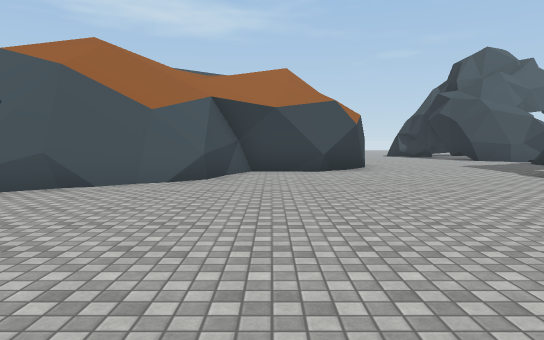
[1] (above)

24 first-person views from a walk through a scene from a Unity 3-D project. The camera is 1.4 m above the floor, tilts 4° down and sees 70° across. The floor is counted in squares, 2 m on a side. Each view is taken from the middle of a square. On the plan, view 1 faces up. The plan holds only what a view shows up to about 11 squares ahead; the rest is blank. The place goes on beyond the plan. Some surface patterns are stand-ins.

[2]
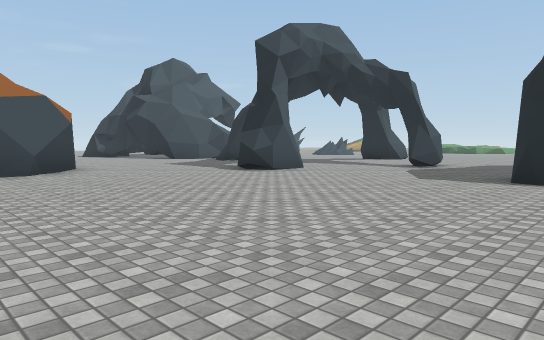

[3]
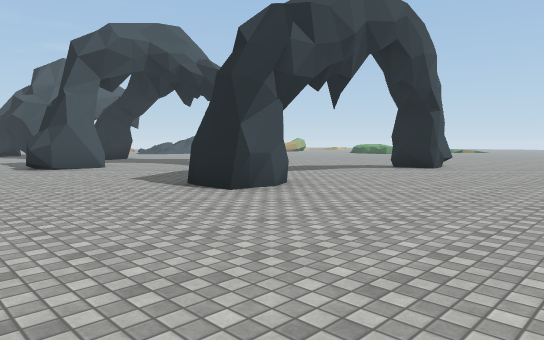

[4]
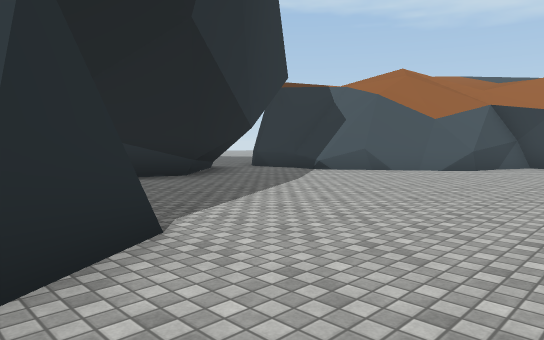

[5]
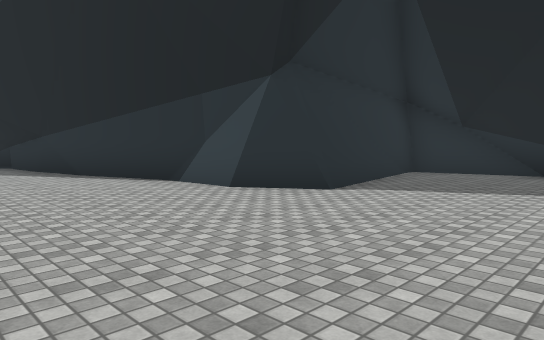

[6]
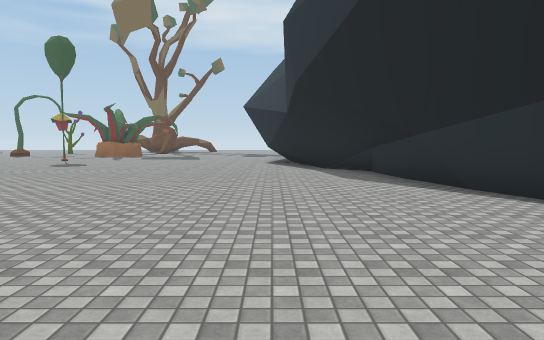

[7]
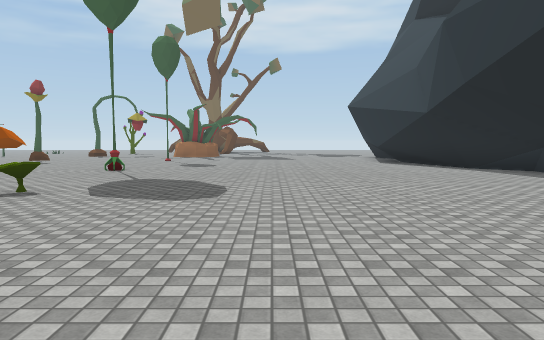

[8]
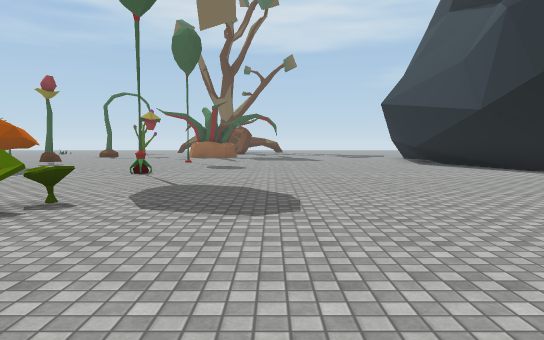

[9]
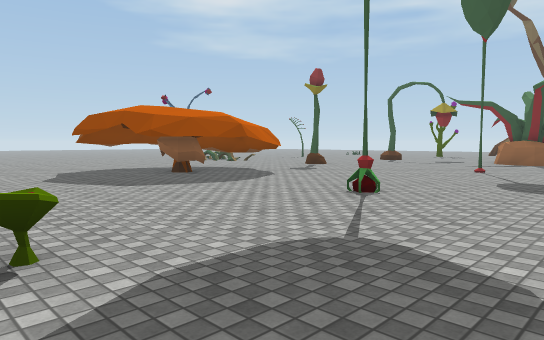

[10]
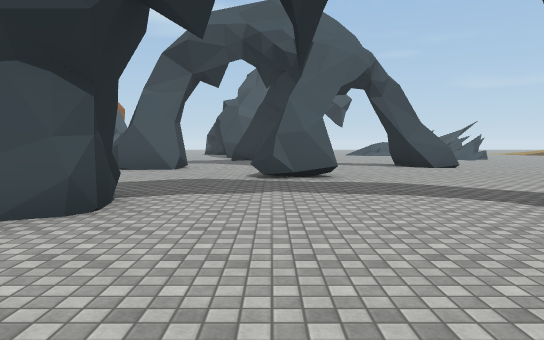

[11]
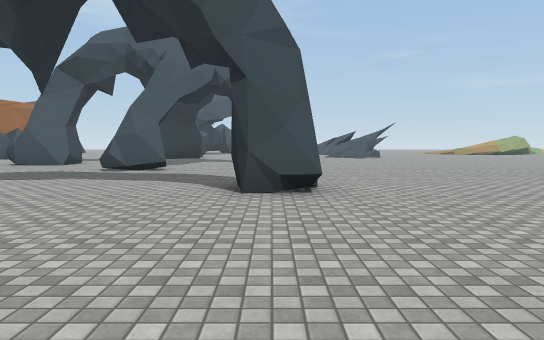

[12]
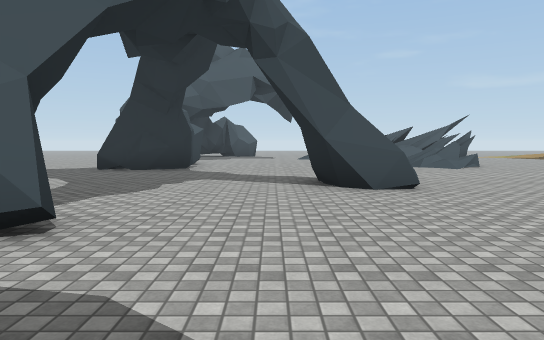

[13]
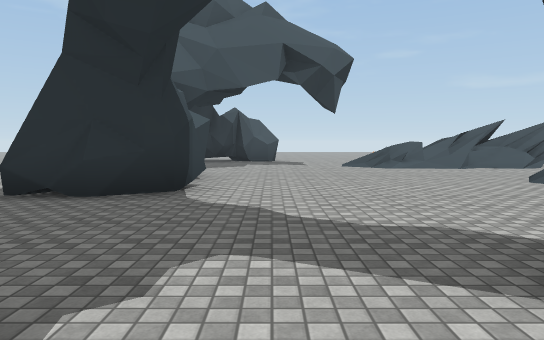

[14]
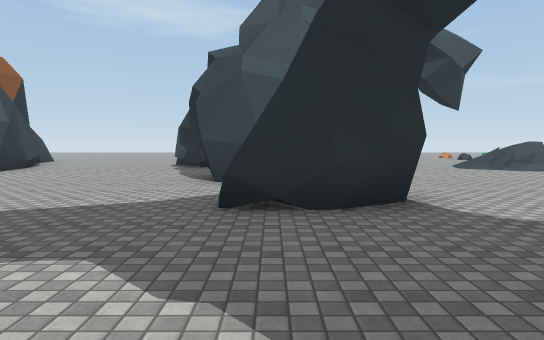

[15]
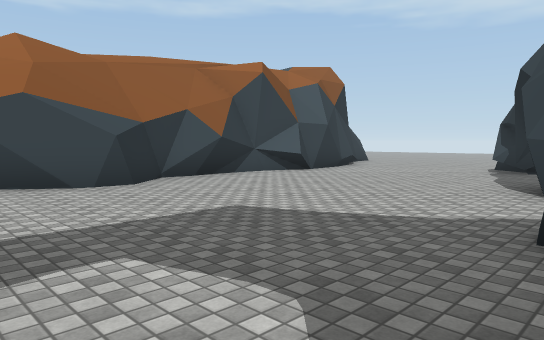

[16]
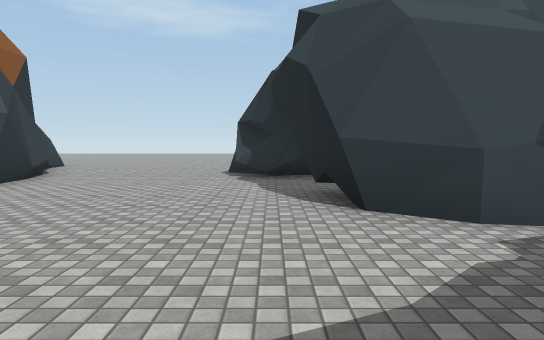

[17]
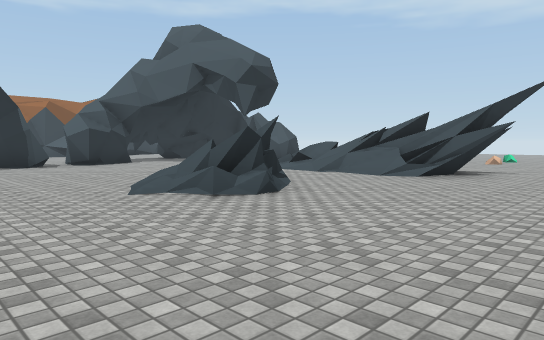

[18]
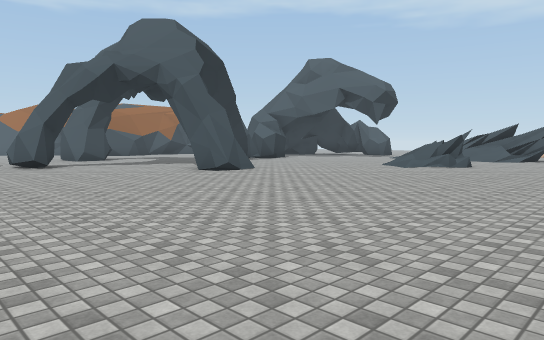

[19]
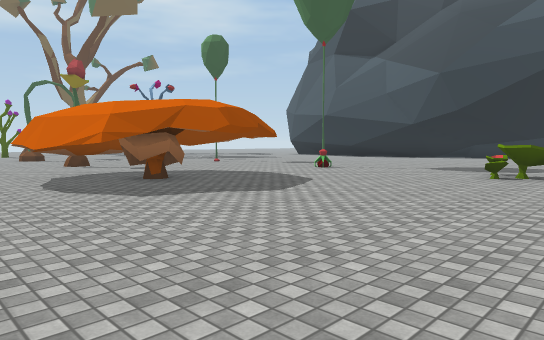

[20]
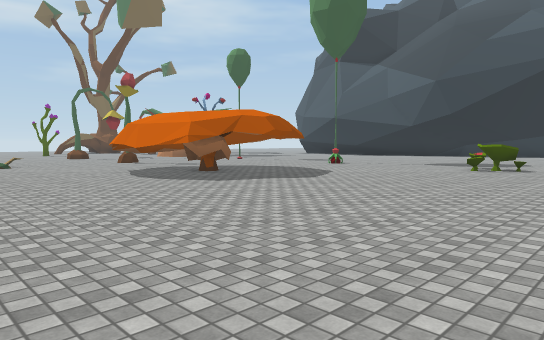

[21]
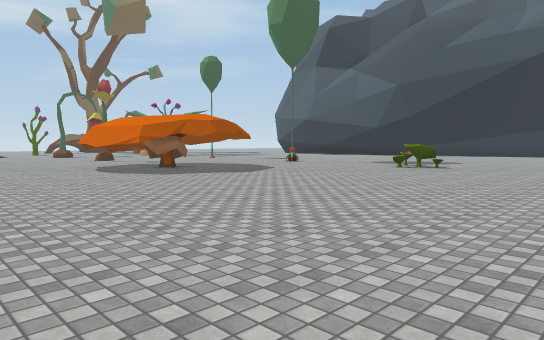

[22]
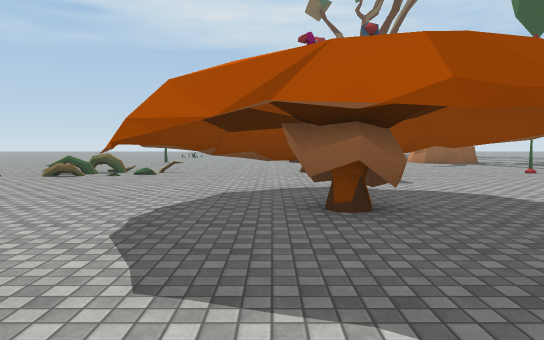

[23]
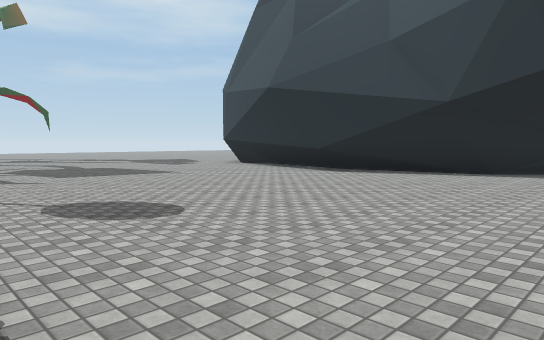

[24]
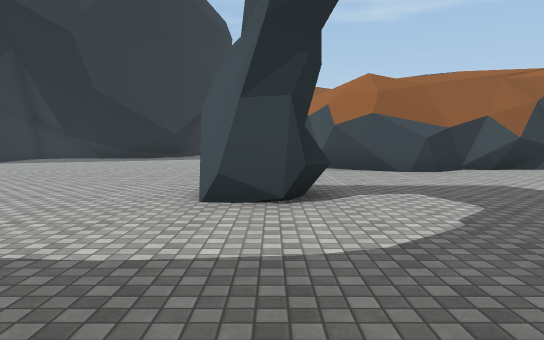

### Floor plan
Key: @ floor where view 1 was taken; # wall or solid block; x gap in a wall; . floor; / step, stairs or slope; = window, fence, low wall or low ledge; R rock; O other object.
Columns run from 6 left of view 1 to 23 right of it. Each row starts with its distance up from view 1.
 19         #....##    ../=/=##.
 18         #....##  ....#//=#...
 17         #.....#  ............
 16         #.....#  ............
 15         #.....###......//....
 14         #.......#....../ R...
 13         #.......#......///....
 12         #......##.............
 11         #.....................
 10      ####.....................
  9      #..............##.......
  8     ##......##......##.......
  7    ##.......##...............
  6  ###.........................
  5  #..............##............
  4 ..............................
  3 #.............................
  2 ##............#...............
  1 ##...........##.....#....
  0 #.....@..................
 -1 #.......................  ....
 -2 ######........................
 -3      ##.......................
 -4       #.......................
 -5       #.......................
 -6       #...........O...........
 -7       ##.....................
 -8        #.....................
 -9        #...............#.....
-10        ##............#...#...
-11         #.........#..#.#x#...
-12         ##...........#...#...
-13          #............###....
-14          ##...................
-15           #........... .......

Where each view was taken, in squares from view 1:
view 1: 0 up, 0 right, facing up
view 2: 0 up, 1 left, facing up-right
view 3: 4 down, 3 right, facing up-right
view 4: 3 down, 2 right, facing up-left
view 5: 2 up, 4 right, facing down-left
view 6: 1 down, 4 right, facing down
view 7: 1 down, 8 right, facing down
view 8: 2 down, 9 right, facing down
view 9: 6 down, 9 right, facing down-right
view 10: 3 down, 10 right, facing up
view 11: 5 down, 14 right, facing up
view 12: 2 up, 13 right, facing up
view 13: 7 up, 12 right, facing up
view 14: 8 up, 9 right, facing up
view 15: 9 up, 9 right, facing up-left
view 16: 11 up, 7 right, facing up
view 17: 10 up, 23 right, facing up-left
view 18: 2 up, 23 right, facing up-left
view 19: 4 down, 21 right, facing down-left
view 20: 3 down, 23 right, facing down-left
view 21: 1 down, 23 right, facing down-left
view 22: 7 down, 18 right, facing down
view 23: 9 down, 12 right, facing down-left
view 24: 8 up, 12 right, facing left
